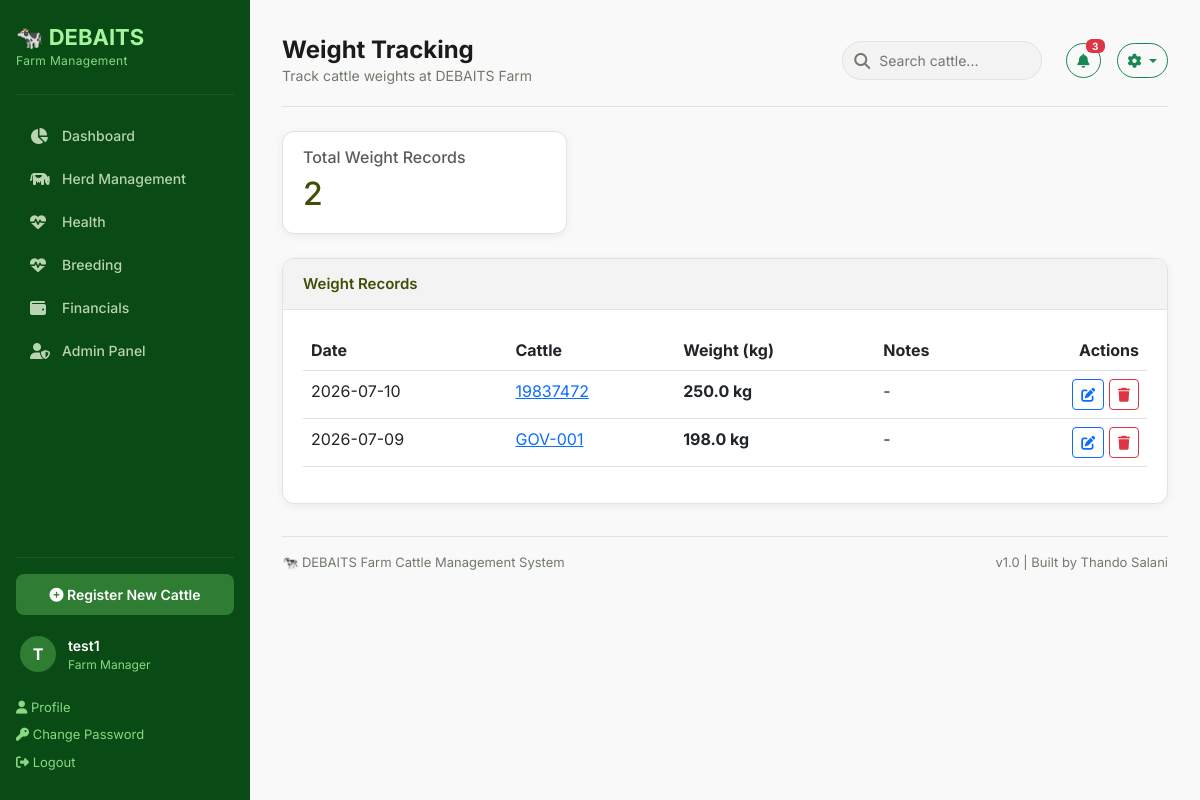
The page /weight/ (signed in) on the database its author committed.
### weight/models.py (models this page shows, shortened)
class WeightRecord(models.Model):
    cattle = models.ForeignKey(
        Cattle,
        on_delete=models.CASCADE,
        related_name='weights'
    )
    weight_kg = models.DecimalField(
        max_digits=6,
        decimal_places=1,
        help_text="Weight in kilograms"
    )
    record_date = models.DateField(
        auto_now_add=True,
        help_text="Date of weight measurement"
    )
    notes = models.TextField(blank=True, null=True)
    created_date = models.DateTimeField(auto_now_add=True)
    updated_date = models.DateTimeField(auto_now=True)
    class Meta:
        ordering = ['-record_date']
        verbose_name_plural = "Weight Records"
        unique_together = ['cattle', 'record_date']  # One weight per day per animal

### cattle/models.py (models this page shows, shortened)
class Cattle(models.Model):
    gov_tag = models.CharField(
        max_length=20,
        unique=True,
        help_text="Official Government Tag number"
    )
    ear_tag = models.CharField(
        max_length=20,
        unique=True,
        null=True,
        help_text="Unique identification tag number bought for animal"
    )
    name = models.CharField(
        max_length=100,
        blank=True,
        null=True,
        help_text="Optional name for the animal"
    )
    BREED_CHOICES=[
            ('Simmental', 'Simmental'),
            ('Brahman', 'Brahman'),
            ('Charalois', 'Charalois'),
            ('Angus', 'Angus'),
            ('Hereford', 'Hereford'),
            ('Tswana', 'Tswana'),
            ('Nguni', 'Nguni'),
            ('Crossbreed', 'Crossbreed'),
            ('Other','Other'),
        ]
    breed = models.CharField(max_length=50, choices=BREED_CHOICES)
    SEX_CHOICES = [
        ('Male', 'Male'),
        ('Female', 'Female'),
    ]
    sex = models.CharField(max_length=10, choices=SEX_CHOICES)
    date_of_birth = models.DateField(blank=True, null=True)
    COLOUR_CHOICES = [
        ('Tshumu', 'Tshumu'),
        ('Tsweu', 'Tsweu'),
        ('Naana', 'Naana'),
        ('Nala', 'Nala'),
        ('Tshumo e Bothaba', 'Tshumo e bothaba'),
        ('Tshumo e Bosetha', 'Tshumo e bosetha'),
        ('Khonou', 'Khonou'),
        ('Khunwana', 'Khunwana'),
        ('Tshwaana','Tshwaana'),
        ('Tubanaa', 'Tubana'),
        ('Tshunyana', 'Tshunyana'),
        ('Tshunyana e botlhabana', 'Tshunyana e botlhabana'),
        ('Tshetlha', 'Tshetlha'),
        ('Kgweba', 'Kgweba'),
        ('Tubana', 'Tubana'),
        ('Champana', 'Champana'),
        ('Tlhaba', 'Tlhaba'),
        ('Other', 'Other'),
    ]
    colour = models.CharField(max_length=50, choices=COLOUR_CHOICES, blank=True, null=True)
    STATUS_CHOICES = [
        ('Active', 'Active'),
        ('Sold', 'Sold'),
        ('Missing', 'Missing'),
        ('Deceased', 'Deceased'),
    ]
    current_status = models.CharField(
        max_length=20,
        choices=STATUS_CHOICES,
        default='Active'
    )
    HEALTH_STATUS_CHOICES = [
        ('Healthy', 'Healthy'),
        ('Sick', 'Sick'),
        ('Injury', 'Injury'),
        ('Under Treatment', 'Under Treatment'),
        ('Quarantined', 'Qurantined'),
    ]
    health_status = models.CharField(
        max_length=20,
        choices=HEALTH_STATUS_CHOICES,
        default='Healthy'
    )
    location = models.CharField(
        max_length=100,
        default='Kraal 1',
        help_text="Current kraal"
    )
    mother_gov_tag = models.CharField(
        max_length=20,
        blank=True,
        null=True,
        help_text="Government tag of mother"
     )
    father_gov_tag = models.CharField(
        max_length=20,
        blank=True,
        null=True,
        help_text="Government tag of father"
    )
    purchase_date = models.DateField(blank=True, null=True)
    purchase_price = models.DecimalField(
        max_digits=12,
        decimal_places=2,
        blank=True,
        null=True,
        help_text="Purchase price in BWP"
    )
    source_supplier = models.CharField(
        max_length=200,
        blank=True,
        null=True,
        help_text="Where the animal was purchased from"
    )
    photo = models.ImageField(
        upload_to='cattle_photos/',
        blank=True,
        null=True,
        help_text="Upload a photo of the animal"
    )
    notes = models.TextField(blank=True, null=True)
    created_date = models.DateTimeField(auto_now_add=True)
    updated_date = models.DateTimeField(auto_now=True)
    class Meta:
        ordering = ['gov_tag']
        verbose_name_plural = "Cattle"

### weight/views.py (the view)
# urls.py: path('', views.weight_dashboard, name='weight_dashboard'),
@login_required
def weight_dashboard(request):
    weight_records = WeightRecord.objects.select_related('cattle').order_by('-record_date')[:50]
    all_cattle = Cattle.objects.all().order_by('gov_tag')
    chart_data = WeightRecord.objects.select_related('cattle').order_by('cattle', 'record_date')[:100]
    context = {
        'weight_records': weight_records,
        'all_cattle': all_cattle,
        'chart_data': chart_data,
    }
    return render(request, 'weight/weight_dashboard.html', context)

### weight/templates/weight/weight_dashboard.html (shortened to what this page needs)
{% extends "cattle/base.html" %}
{% load static %}
{% block page_title %}Weight Tracking{% endblock %}
{% block page_subtitle %}Track cattle weights at DEBAITS Farm{% endblock %}
{% block content %}
<div class="row g-3 mb-4">
    <div class="col-md-4">
        <div class="card">
            <div class="card-body">
                <h6 class="card-subtitle mb-2 text-muted"> Total Weight Records</h6>
                <h2 class="card-title mb-0">{{ weight_records|length }}</h2>
            </div>
        </div>
    </div>
</div>
<div class="card">
    <div class="card-header">
        <h5 class="mb-0"> Weight Records</h5>
    </div>
    <div class="card-body">
        <div class="table-responsive">
            <table class="table table-hover">
                <thead>
                    <tr>
                        <th>Date</th>
                        <th>Cattle</th>
                        <th>Weight (kg)</th>
                        <th>Notes</th>
                        <th style="text-align:right;">Actions</th>
                    </tr>
                </thead>
                <tbody>
                    {% for weight in weight_records %}
                    <tr>
                        <td>{{ weight.record_date|date:"Y-m-d" }}</td>
                        <td>
                            <a href="{% url 'cattle:cattle_detail' weight.cattle.id %}">
                                {{ weight.cattle.gov_tag }}
                            </a>
                        </td>
                        <td><strong>{{ weight.weight_kg }} kg</strong></td>
                        <td>{{ weight.notes|default:"-" }}</td>
                        <td style="text-align:right; white-space:nowrap;">
                            <a href="{% url 'weight:weight_record_edit' weight.id %}" class="btn btn-sm btn-outline-primary" title="Edit">
                                <i class="fas fa-edit"></i>
                            </a>
                            <a href="{% url 'weight:weight_record_delete' weight.id %}" class="btn btn-sm btn-outline-danger" title="Delete"
                               onclick="return confirm('Are you sure you want to delete this weight record?');">
                                <i class="fas fa-trash"></i>
                            </a>
                        </td>
                    </tr>
                    {% empty %}
                    <tr>
                        <td colspan="5" class="text-center text-muted">No weight records found</td>
                    </tr>
                    {% endfor %}
                </tbody>
            </table>
        </div>
    </div>
</div>
{% endblock %}

### cattle/templates/cattle/base.html (shortened to what this page needs)
{% load static %}
<!DOCTYPE html>
<html lang="en">
<head>
    <link href="https://cdn.jsdelivr.net/npm/bootstrap@5.3.0/dist/css/bootstrap.min.css" rel="stylesheet">
    <link rel="stylesheet" href="https://cdnjs.cloudflare.com/ajax/libs/font-awesome/6.4.0/css/all.min.css">
</head>
<body>
<aside class="sidebar" id="sidebar">
    <div class="sidebar-brand">
        <h2>🐄 DEBAITS</h2>
        <p>Farm Management</p>
    </div>
    <nav class="sidebar-nav">
        <a href="{% url 'cattle:dashboard' %}" class="{% if request.resolver_match.url_name == 'dashboard' %}active{% endif %}">
            <i class="fas fa-chart-pie"></i> Dashboard
        </a>
        <a href="{% url 'cattle:cattle_list' %}" class="{% if request.resolver_match.url_name == 'cattle_list' %}active{% endif %}">
            <i class="fas fa-cow"></i> Herd Management
        </a>
        <a href="{% url 'health:health_dashboard' %}" class="{% if request.resolver_match.url_name == 'health_dashboard' %}active{% endif %}">
            <i class="fas fa-heartbeat"></i> Health
        </a>
        <a href="#" class="{% if request.resolver_match.url_name == 'health_dashboard' %}active{% endif %}">
            <i class="fas fa-heartbeat"></i> Breeding
            </a>
        <a href="#">
            <i class="fas fa-wallet"></i> Financials
        </a>
        <a href="/admin">
            <i class="fas fa-user-shield"></i> Admin Panel
        </a>
    </nav>
    <div class="sidebar-footer">
        <a href="{% url 'cattle:cattle_add' %}" class="btn-register">
            <i class="fas fa-plus-circle"></i> Register New Cattle
        </a>
       {% if user.is_authenticated %}
    <div class="user">
        <div class="user-avatar">{{ user.username|slice:":1"|upper }}</div>
        <div>
            <div class="user-name">{{ user.username }}</div>
            <div class="user-role">Farm Manager</div>
        </div>
    </div>
    <a href="{% url 'accounts:profile' %}" style="color: #88d982; text-decoration: none; font-size: 13px; display: block; padding: 4px 0;">
        <i class="fas fa-user"></i> Profile
    </a>
    <a href="{% url 'admin:password_change' %}" style="color: #88d982; text-decoration: none; font-size: 13px; display: block; padding: 4px 0;">
        <i class="fas fa-key"></i> Change Password
    <a href="{% url 'accounts:logout' %}" style="color: #88d982; text-decoration: none; font-size: 13px; display: block; padding: 4px 0;">
        <i class="fas fa-sign-out-alt"></i> Logout
    </a>
    {% endif %}
    </div>
</aside>
<main class="main-content">
    <header class="topbar">
    <div>
        <h1>{% block page_title %}DEBAITS Farm{% endblock %}</h1>
        <p>{% block page_subtitle %}Cattle Management System{% endblock %}</p>
    </div>
    <div class="topbar-actions">
        <form method="GET" action="{% url 'cattle:cattle_list' %}" class="search-box" style="display: inline-block; position: relative; margin-right: 8px;">
            <i class="fas fa-search" style="position: absolute; left: 12px; top: 50%; transform: translateY(-50%); color: #707a6c;"></i>
            <input type="text" name="search" placeholder="Search cattle..."
                   value="{{ request.GET.search|default:'' }}"
                   style="padding: 8px 16px 8px 36px; border: 1px solid #e2e2e2; border-radius: 50px; background: #f3f3f3; font-size: 14px; width: 200px; outline: none;">
        </form>
        <button class="btn btn-outline-success btn-sm" style="border-radius: 50px; position: relative; padding: 6px 10px;">
            <i class="fas fa-bell"></i>
            <span class="badge bg-danger" style="position: absolute; top: -5px; right: -5px; font-size: 10px; padding: 2px 6px;">3</span>
        </button>
        <div class="dropdown" style="display: inline-block;">
            <button class="btn btn-outline-success btn-sm dropdown-toggle" style="border-radius: 50px; padding: 6px 10px;" type="button" id="settingsDropdown" data-bs-toggle="dropdown" aria-expanded="false">
                <i class="fas fa-cog"></i>
            </button>
        </div>
    </div>
</header>
    {% block content %}
    {% endblock %}
    <footer style="margin-top: 32px; padding-top: 16px; border-top: 1px solid var(--gray-200); font-size: 13px; color: var(--gray-600); display: flex; justify-content: space-between;">
        <span>🐄 DEBAITS Farm Cattle Management System</span>
        <span>v1.0 | Built by Thando Salani</span>
    </footer>
</main>
</body>
</html>

### cattle/templates/cattle/base.html (style rules this page uses)
.card { background: var(--white); border: 1px solid var(--gray-200); border-radius: var(--radius); box-shadow: var(--shadow); overflow: hidden; color: #434c06 }
.card-header { padding: 16px 20px; border-bottom: 1px solid var(--gray-200); display: flex; justify-content: space-between; align-items: center; background: var(--gray-100); }
.card-header h5 { font-size: 15px; font-weight: 600; margin: 0; }
.card-body { padding: 20px; }
:root { --primary: #0d631b; --primary-dark: #0a4a14; --primary-light: #2e7d32; --gray-50: #f9f9f9; --gray-100: #f3f3f3; --gray-200: #e2e2e2; --gray-300: #bfcaba; --gray-600: #707a6c; --gray-900: #1a1c1c; --white: #ffffff; --red: #ba1a1a; --orange: #e65100; --blue: #1a73e8; --shadow: 0 2px 8px rgba(0,0,0,0.06); --radius: 12px; }
* { margin: 0; padding: 0; box-sizing: border-box; }
body { font-family: 'Inter', sans-serif; background: var(--gray-50); color: var(--gray-900); }
.sidebar { width: 250px; min-height: 100vh; background: var(--primary-dark); color: white; padding: 24px 16px; position: fixed; left: 0; top: 0; bottom: 0; z-index: 1000; display: flex; flex-direction: column; }
.sidebar-brand { padding-bottom: 24px; border-bottom: 1px solid rgba(255,255,255,0.08); margin-bottom: 20px; }
.sidebar-brand h2 { font-size: 22px; font-weight: 700; color: #a3f69c; margin: 0; }
.sidebar-brand p { font-size: 12px; color: #88d982; margin: 2px 0 0 0; letter-spacing: 0.03em; }
.sidebar-nav { flex: 1; display: flex; flex-direction: column; gap: 2px; }
.sidebar-nav a { display: flex; align-items: center; gap: 12px; padding: 10px 14px; border-radius: 8px; color: #b8d4b0; text-decoration: none; font-size: 14px; font-weight: 500; transition: all 0.2s; }
.sidebar-nav a i { width: 20px; font-size: 16px; }
.sidebar-footer { border-top: 1px solid rgba(255,255,255,0.08); padding-top: 16px; margin-top: auto; }
.sidebar-footer .user { display: flex; align-items: center; gap: 12px; padding: 8px 4px; margin-bottom: 12px; }
.sidebar-footer .user-avatar { width: 36px; height: 36px; border-radius: 50%; background: var(--primary-light); display: flex; align-items: center; justify-content: center; font-weight: 700; font-size: 16px; color: white; }
.sidebar-footer .user-name { font-size: 14px; font-weight: 600; color: white; }
.sidebar-footer .user-role { font-size: 12px; color: #88d982; }
.btn-register { display: block; width: 100%; padding: 10px; background: var(--primary-light); color: white; border: none; border-radius: 8px; font-weight: 600; font-size: 14px; text-align: center; text-decoration: none; transition: background 0.2s; margin-bottom: 12px; }
.main-content { margin-left: 250px; padding: 24px 32px; min-height: 100vh; }
.topbar { display: flex; justify-content: space-between; align-items: center; padding: 12px 0 20px 0; border-bottom: 1px solid var(--gray-200); margin-bottom: 24px; }
.topbar h1 { font-size: 24px; font-weight: 700; margin: 0; }
.topbar p { color: var(--gray-600); margin: 0; font-size: 14px; }
.topbar-actions { display: flex; align-items: center; gap: 16px; }
.topbar-actions .search-box { position: relative; }
.topbar-actions .search-box input { padding: 8px 16px 8px 36px; border: 1px solid var(--gray-200); border-radius: 50px; background: var(--gray-100); font-size: 14px; width: 240px; outline: none; transition: all 0.2s; }
.topbar-actions .search-box i { position: absolute; left: 12px; top: 50%; transform: translateY(-50%); color: var(--gray-600); }

### rows shown on the page
WeightRecord: record_date "2026-07-10", cattle.gov_tag "19837472", weight_kg "250.0", notes "-"
WeightRecord: record_date "2026-07-09", cattle.gov_tag "GOV-001", weight_kg "198.0", notes "-"

### other values the page prints
{{ user.username|slice:":1"|upper }} "T"
{{ user.username }} "test1"
{{ weight_records|length }} "2"
